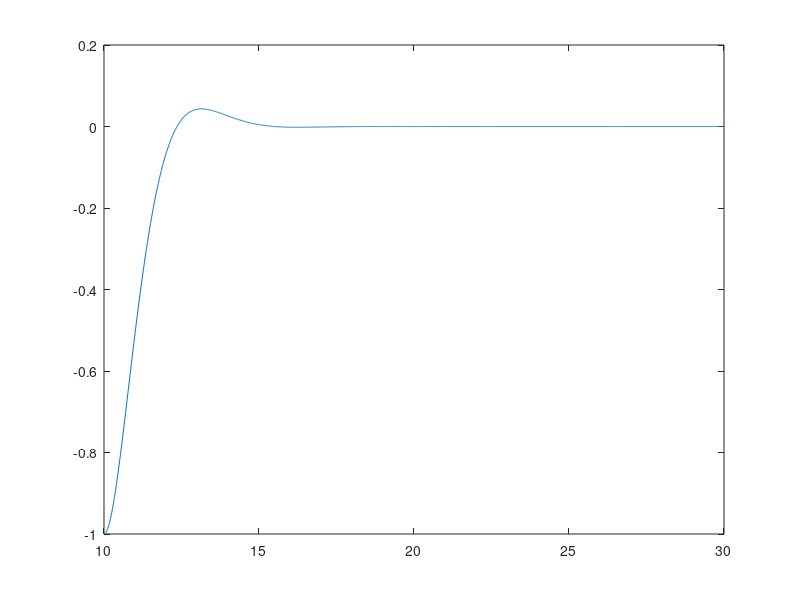

Write MATLAB code to recreate this figure. (Note: this script raises an error after producing the figure.)
% dimensionless space
dxstar = 0.01;
xstar = 0:dxstar:20;

% assume uniform rigidity
Dstar = ones(size(xstar))';

Wtstar = 10;
Hstar = zeros(size(xstar))';
Hstar(xstar <= Wtstar) = 10;
Hstar = Hstar ./ Wtstar;

% analytical solution from Turcotte and Schubert
wstarBench = exp(-xstar).*(cos(xstar)+sin(xstar));
basinArea = wstarBench*wstarBench';
wstarBench = wstarBench';
plot(xstar + Wtstar,-wstarBench);
hold on

wstar = solveW(dxstar,Dstar,Hstar);

xstarclip = xstar(Wtstar/dxstar + 1:end);
wstarclip = wstar(Wtstar/dxstar + 1:end);

wstarBenchclip = [wstarBench(1:Wtstar/dxstar);0];

e = wstarBenchclip-wstarclip;
et = e';
l2mat = et*e;

ratio = l2mat/basinArea;

plot(xstar,-wstar);